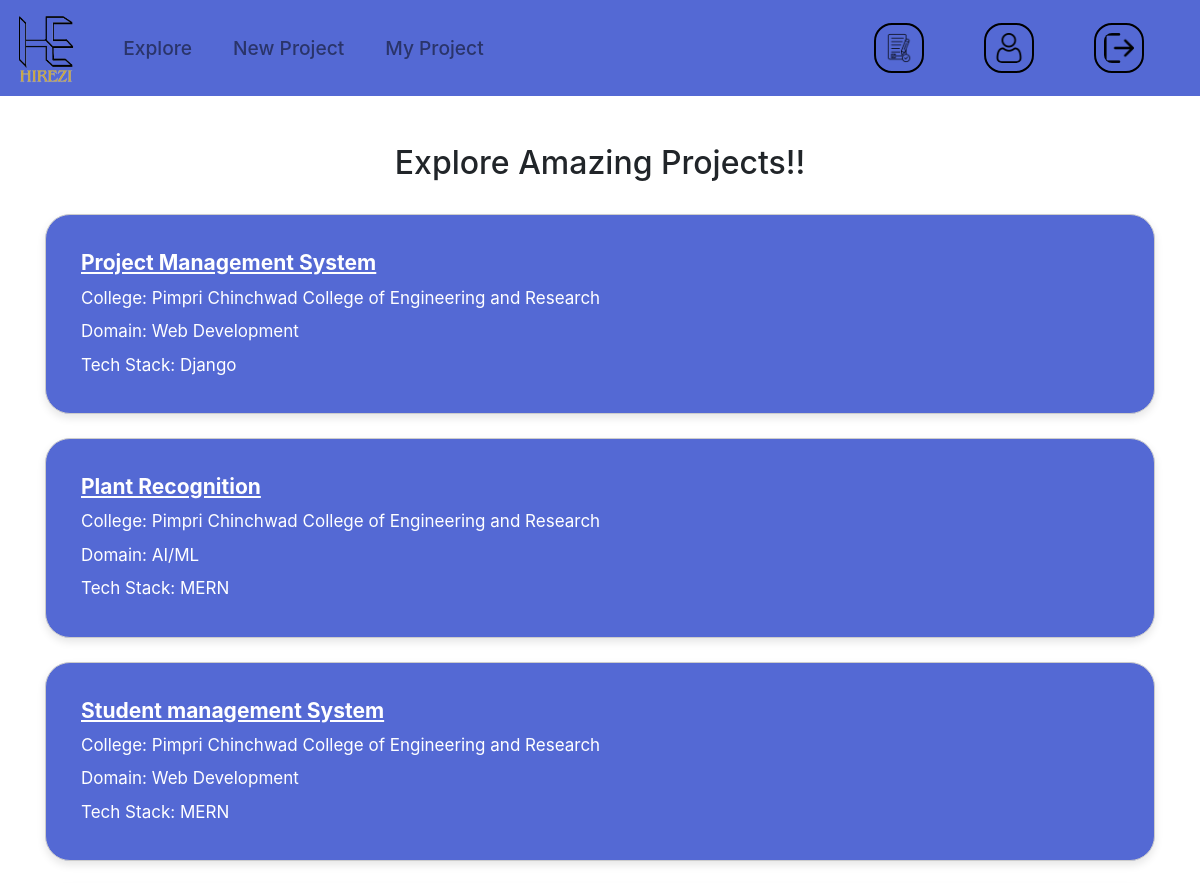
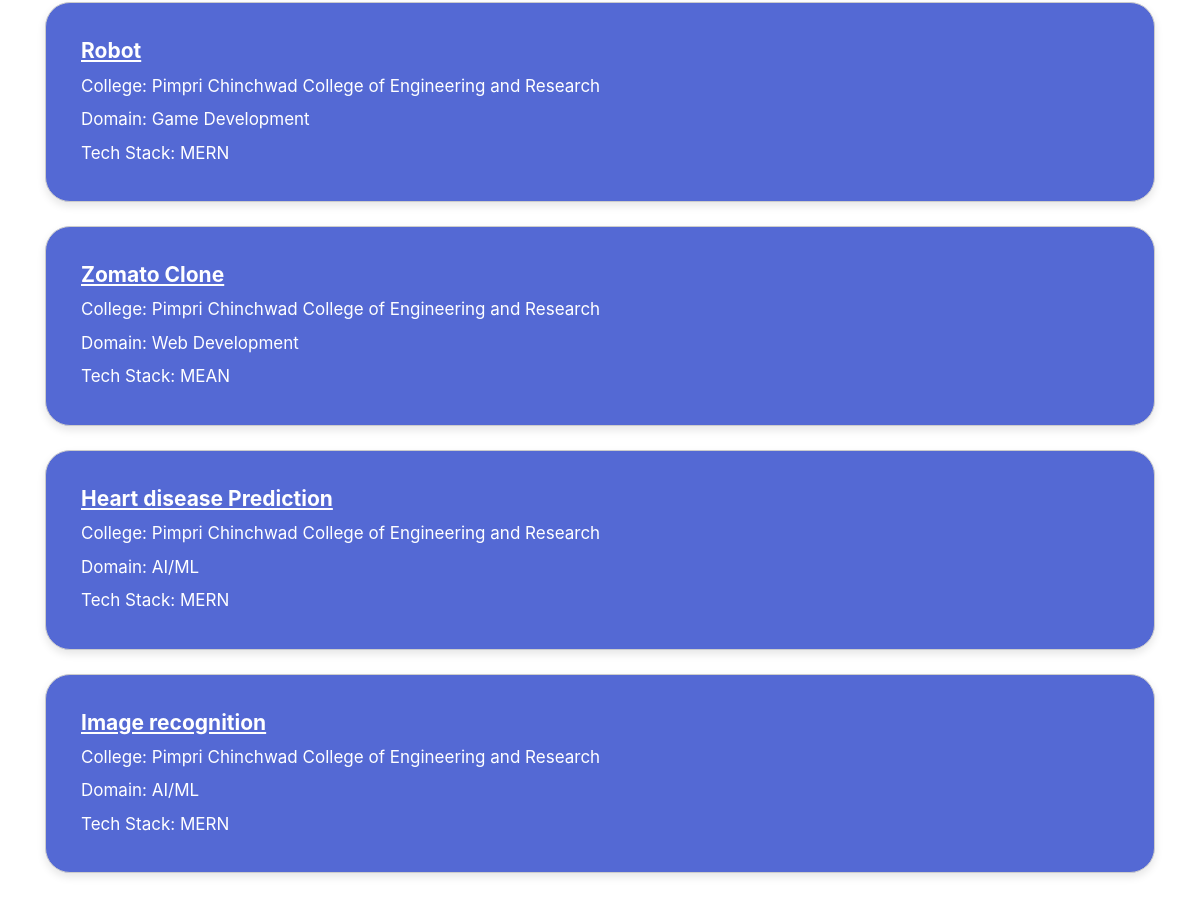
Screenshot of /student_explore with the database file from the repository (2 pictures, top to bottom).
### college/models.py (models this page shows, shortened)
class Project(models.Model):
    project_title = models.CharField(max_length=200)
    project_domain = models.ForeignKey(Domain, on_delete=models.DO_NOTHING)
    College=models.ForeignKey(College,on_delete=models.DO_NOTHING,default=1)
    tech_stack=models.ForeignKey(TechStack, on_delete=models.DO_NOTHING)
    member_details_1 = models.ForeignKey(Student,related_name='member_1', on_delete=models.CASCADE,null=True, blank=True)
    member_details_2 = models.ForeignKey(Student,related_name='member_2' ,on_delete=models.CASCADE,null=True, blank=True)
    member_details_3 = models.ForeignKey(Student,related_name='member_3', on_delete=models.CASCADE,null=True, blank=True)
    member_details_4 = models.ForeignKey(Student,related_name='member_4', on_delete=models.CASCADE,null=True, blank=True)
    current_yr=models.IntegerField(null=True, blank=True)
    mentor_id=models.ForeignKey(Mentor,on_delete=models.CASCADE,null=True, blank=True)
    timeline_id=models.ForeignKey(Timeline,on_delete=models.CASCADE,null=True, blank=True)
    panel_id = models.ForeignKey(Panel, on_delete=models.SET_NULL, blank=True, null=True)
    abstract=models.CharField(max_length=500,blank=True, null=True)
    support_doc = models.FileField(upload_to='documents/', blank=True, null=True)
    image_1 = models.ImageField(upload_to='images/', blank=True, null=True)
    image_2 = models.ImageField(upload_to='images/', blank=True, null=True)
    communications_presentation_score=models.IntegerField(null=True, blank=True)
    innovation_score=models.IntegerField(null=True, blank=True)
    coding_standards_score=models.IntegerField(null=True, blank=True)
    societal_score=models.IntegerField(null=True, blank=True)
    national_representation_score=models.IntegerField(null=True, blank=True)
    sponsored=models.BooleanField(default=False)
    published=models.BooleanField(default=False)
    copyrighted=models.BooleanField(default=False)

class College(models.Model):
    admin = models.ForeignKey(CustomUser, on_delete=models.CASCADE)
    address = models.TextField()
    name=models.CharField(max_length=200)
    website=models.CharField(max_length=25)
    def __str__(self):
        return self.name

class Domain(models.Model):
    domain_name = models.CharField(max_length=100)
    def __str__(self):
        return self.domain_name

class TechStack(models.Model):
    name=models.CharField(max_length=100)
    logo_image = models.ImageField(upload_to='images/')
    def __str__(self):
        return self.name

### student/views.py (the view)
# urls.py: path('', include('student.urls'),name='student_explore'),
def student_explore(request):
    projects = Project.objects.all()
    return render(request, 'students/explore.html', {'projects': projects})

### templates/students/explore.html (shortened to what this page needs)
{% extends 'students/student_base.html' %}
{%block body%}
<br>
    <center><h2>Explore Amazing Projects!!</h2></center>
    <br>
    <div class="container">
        <div class="row">
            {% for project in projects %}
            <div class="col-md-12">
                <a href="{% url 'project_detail' pk=project.pk %}">
                    <div class="card mb-4">
                        <div class="card-body">
                            <h3 class="card-title">{{ project.project_title }}</h3>
                            <p class="card-text">College: {{ project.College }}</p>
                            <p class="card-text">Domain: {{ project.project_domain }}</p>
                            <p class="card-text">Tech Stack: {{ project.tech_stack }}</p>
                        </div>
                    </div>
                </a>
            </div>
            {% endfor %}
        </div>
    </div>
{%endblock%}

### rows the page displays
Project: project_title "Project Management System", College "Pimpri Chinchwad College of Engineering and Research", project_domain "Web Development", tech_stack "Django"
Project: project_title "Plant Recognition", College "Pimpri Chinchwad College of Engineering and Research", project_domain "AI/ML", tech_stack "MERN"
Project: project_title "Student management System", College "Pimpri Chinchwad College of Engineering and Research", project_domain "Web Development", tech_stack "MERN"
Project: project_title "Robot", College "Pimpri Chinchwad College of Engineering and Research", project_domain "Game Development", tech_stack "MERN"
Project: project_title "Zomato Clone", College "Pimpri Chinchwad College of Engineering and Research", project_domain "Web Development", tech_stack "MEAN"
Project: project_title "Heart disease Prediction", College "Pimpri Chinchwad College of Engineering and Research", project_domain "AI/ML", tech_stack "MERN"
Project: project_title "Image recognition", College "Pimpri Chinchwad College of Engineering and Research", project_domain "AI/ML", tech_stack "MERN"
